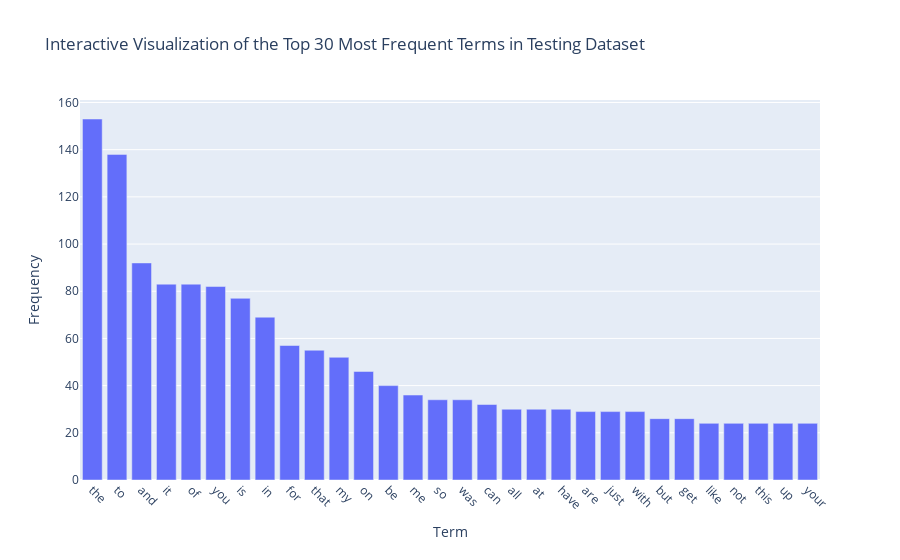

The code cell stored with this chart in its notebook:
### Code cell
# Answer here for TESTING
from sklearn.feature_extraction.text import CountVectorizer
import plotly.express as px

n = 30  # Select top 30 terms for visualization
count_vect = CountVectorizer()
X_counts = count_vect.fit_transform(test_df["text"]) 

term_frequencies = np.array(X_counts.sum(axis=0)).flatten()
terms_freq = list(zip(count_vect.get_feature_names_out(), term_frequencies)) # Zip terms and frequencies together so they're treated as a group
terms_freq.sort(key=lambda x: x[1], reverse=True) # Sort by descending frequency
top_n_terms_freq = terms_freq[:n] # Only keep the top n terms
terms, frequencies = zip(*top_n_terms_freq) # Unzip the terms and frequencies so they're no longer grouped

fig = px.bar(
    x=terms,
    y=frequencies,
    labels={'x': 'Term', 'y': 'Frequency'},
    title=f'Interactive Visualization of the Top {n} Most Frequent Terms in Testing Dataset'
)
fig.update_layout(xaxis_tickangle=45)
fig.show()

### Figure 1 — Plotly figure (JSON) as saved in the notebook; plotly's stock layout.template omitted (floating-point values rounded to 4 significant figures)
{"data": [{"hovertemplate": "Term=%{x}<br>Frequency=%{y}<extra></extra>", "legendgroup": "", "marker": {"color": "#636efa", "pattern": {"shape": ""}}, "name": "", "orientation": "v", "showlegend": false, "textposition": "auto", "type": "bar", "x": ["the", "to", "and", "it", "of", "you", "is", "in", "for", "that", "my", "on", "be", "me", "so", "was", "can", "all", "at", "have", "are", "just", "with", "but", "get", "like", "not", "this", "up", "your"], "xaxis": "x", "y": [153, 138, 92, 83, 83, 82, 77, 69, 57, 55, 52, 46, 40, 36, 34, 34, 32, 30, 30, 30, 29, 29, 29, 26, 26, 24, 24, 24, 24, 24], "yaxis": "y"}], "layout": {"barmode": "relative", "legend": {"tracegroupgap": 0}, "title": {"text": "Interactive Visualization of the Top 30 Most Frequent Terms in Testing Dataset"}, "xaxis": {"anchor": "y", "domain": [0, 1], "tickangle": 45, "title": {"text": "Term"}}, "yaxis": {"anchor": "x", "domain": [0, 1], "title": {"text": "Frequency"}}}}
